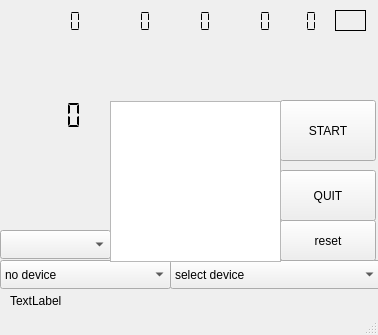
<?xml version="1.0" encoding="UTF-8"?>
<ui version="4.0">
 <class>dab_rpi</class>
 <widget class="QMainWindow" name="dab_rpi">
  <property name="geometry">
   <rect>
    <x>0</x>
    <y>0</y>
    <width>378</width>
    <height>335</height>
   </rect>
  </property>
  <property name="windowTitle">
   <string>MainWindow</string>
  </property>
  <widget class="QWidget" name="centralwidget">
   <widget class="QComboBox" name="streamoutSelector">
    <property name="geometry">
     <rect>
      <x>170</x>
      <y>260</y>
      <width>211</width>
      <height>29</height>
     </rect>
    </property>
    <item>
     <property name="text">
      <string>select device</string>
     </property>
    </item>
   </widget>
   <widget class="QComboBox" name="deviceSelector">
    <property name="geometry">
     <rect>
      <x>0</x>
      <y>260</y>
      <width>171</width>
      <height>29</height>
     </rect>
    </property>
    <item>
     <property name="text">
      <string>no device</string>
     </property>
    </item>
    <item>
     <property name="text">
      <string>file input (.raw)</string>
     </property>
    </item>
    <item>
     <property name="text">
      <string>file input (.sdr)</string>
     </property>
    </item>
   </widget>
   <widget class="QComboBox" name="channelSelector">
    <property name="geometry">
     <rect>
      <x>0</x>
      <y>230</y>
      <width>111</width>
      <height>29</height>
     </rect>
    </property>
   </widget>
   <widget class="QLabel" name="timeDisplay">
    <property name="geometry">
     <rect>
      <x>10</x>
      <y>50</y>
      <width>191</width>
      <height>21</height>
     </rect>
    </property>
    <property name="font">
     <font>
      <pointsize>11</pointsize>
     </font>
    </property>
    <property name="text">
     <string/>
    </property>
   </widget>
   <widget class="QLCDNumber" name="correctorDisplay">
    <property name="geometry">
     <rect>
      <x>10</x>
      <y>100</y>
      <width>101</width>
      <height>31</height>
     </rect>
    </property>
    <property name="frameShape">
     <enum>QFrame::NoFrame</enum>
    </property>
    <property name="digitCount">
     <number>3</number>
    </property>
    <property name="segmentStyle">
     <enum>QLCDNumber::Flat</enum>
    </property>
   </widget>
   <widget class="QLabel" name="dynamicLabel">
    <property name="geometry">
     <rect>
      <x>10</x>
      <y>290</y>
      <width>351</width>
      <height>21</height>
     </rect>
    </property>
    <property name="text">
     <string>TextLabel</string>
    </property>
   </widget>
   <widget class="QPushButton" name="startButton">
    <property name="geometry">
     <rect>
      <x>280</x>
      <y>100</y>
      <width>96</width>
      <height>61</height>
     </rect>
    </property>
    <property name="text">
     <string>START</string>
    </property>
   </widget>
   <widget class="QPushButton" name="quitButton">
    <property name="geometry">
     <rect>
      <x>280</x>
      <y>170</y>
      <width>96</width>
      <height>51</height>
     </rect>
    </property>
    <property name="text">
     <string>QUIT</string>
    </property>
   </widget>
   <widget class="QPushButton" name="resetButton">
    <property name="geometry">
     <rect>
      <x>280</x>
      <y>220</y>
      <width>96</width>
      <height>41</height>
     </rect>
    </property>
    <property name="text">
     <string>reset</string>
    </property>
   </widget>
   <widget class="QListView" name="ensembleDisplay">
    <property name="geometry">
     <rect>
      <x>110</x>
      <y>101</y>
      <width>171</width>
      <height>161</height>
     </rect>
    </property>
   </widget>
   <widget class="QLabel" name="versionName">
    <property name="geometry">
     <rect>
      <x>200</x>
      <y>50</y>
      <width>171</width>
      <height>21</height>
     </rect>
    </property>
    <property name="font">
     <font>
      <pointsize>11</pointsize>
     </font>
    </property>
    <property name="text">
     <string/>
    </property>
   </widget>
   <widget class="QLabel" name="syncedLabel">
    <property name="geometry">
     <rect>
      <x>335</x>
      <y>10</y>
      <width>31</width>
      <height>21</height>
     </rect>
    </property>
    <property name="frameShape">
     <enum>QFrame::Box</enum>
    </property>
    <property name="text">
     <string/>
    </property>
   </widget>
   <widget class="QLCDNumber" name="errorDisplay">
    <property name="geometry">
     <rect>
      <x>270</x>
      <y>10</y>
      <width>64</width>
      <height>23</height>
     </rect>
    </property>
    <property name="frameShape">
     <enum>QFrame::NoFrame</enum>
    </property>
    <property name="digitCount">
     <number>3</number>
    </property>
    <property name="segmentStyle">
     <enum>QLCDNumber::Flat</enum>
    </property>
   </widget>
   <widget class="QLCDNumber" name="ficRatioDisplay">
    <property name="geometry">
     <rect>
      <x>230</x>
      <y>10</y>
      <width>51</width>
      <height>23</height>
     </rect>
    </property>
    <property name="frameShape">
     <enum>QFrame::NoFrame</enum>
    </property>
    <property name="digitCount">
     <number>3</number>
    </property>
    <property name="segmentStyle">
     <enum>QLCDNumber::Flat</enum>
    </property>
   </widget>
   <widget class="QLCDNumber" name="snrDisplay">
    <property name="geometry">
     <rect>
      <x>120</x>
      <y>10</y>
      <width>41</width>
      <height>23</height>
     </rect>
    </property>
    <property name="frameShape">
     <enum>QFrame::NoFrame</enum>
    </property>
    <property name="digitCount">
     <number>2</number>
    </property>
    <property name="segmentStyle">
     <enum>QLCDNumber::Flat</enum>
    </property>
   </widget>
   <widget class="QLCDNumber" name="ensembleId">
    <property name="geometry">
     <rect>
      <x>30</x>
      <y>10</y>
      <width>61</width>
      <height>23</height>
     </rect>
    </property>
    <property name="frameShape">
     <enum>QFrame::NoFrame</enum>
    </property>
    <property name="digitCount">
     <number>4</number>
    </property>
    <property name="mode">
     <enum>QLCDNumber::Hex</enum>
    </property>
    <property name="segmentStyle">
     <enum>QLCDNumber::Flat</enum>
    </property>
   </widget>
   <widget class="QLabel" name="ensembleName">
    <property name="geometry">
     <rect>
      <x>120</x>
      <y>80</y>
      <width>161</width>
      <height>21</height>
     </rect>
    </property>
    <property name="text">
     <string/>
    </property>
   </widget>
   <widget class="QLCDNumber" name="rateDisplay">
    <property name="geometry">
     <rect>
      <x>170</x>
      <y>10</y>
      <width>51</width>
      <height>23</height>
     </rect>
    </property>
    <property name="frameShape">
     <enum>QFrame::NoFrame</enum>
    </property>
    <property name="digitCount">
     <number>3</number>
    </property>
    <property name="segmentStyle">
     <enum>QLCDNumber::Flat</enum>
    </property>
   </widget>
  </widget>
  <widget class="QStatusBar" name="statusbar"/>
 </widget>
 <resources/>
 <connections/>
</ui>
